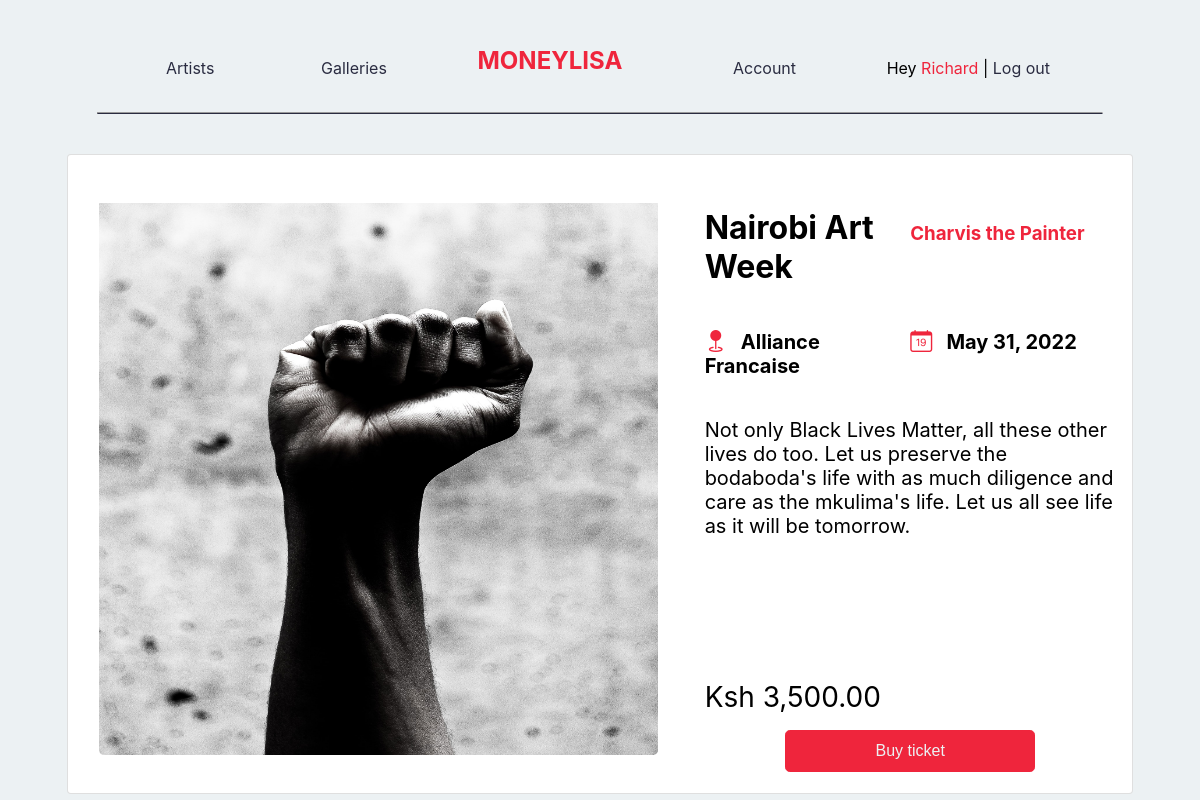
The app's page /gallery-details.php?id=18 (signed in) with its own data.
### tables this page shows
CREATE TABLE `users` (
  `id` int(11) NOT NULL,
  `name` varchar(128) NOT NULL,
  `email` varchar(255) NOT NULL,
  `password_hash` varchar(255) NOT NULL,
  `isAdmin` varchar(20) DEFAULT 'no',
  `isArtist` varchar(20) DEFAULT 'no',
  `created_at` timestamp NOT NULL DEFAULT current_timestamp()
);

CREATE TABLE `galleries` (
  `id` int(11) NOT NULL,
  `artist_id` int(11) DEFAULT NULL,
  `artist_name` varchar(128) DEFAULT NULL,
  `coverImg` varchar(255) DEFAULT NULL,
  `title` varchar(128) NOT NULL,
  `location` varchar(128) NOT NULL,
  `story` varchar(255) NOT NULL,
  `fee` int(128) NOT NULL,
  `date` datetime DEFAULT NULL,
  `created_at` timestamp NOT NULL DEFAULT current_timestamp()
);

### gallery-details.php (the view, shortened to what this page needs)
<?php
if (isset($_SESSION['user_id'])) {
    $mysqli = require __DIR__ . '/database.php';
    $sql = "SELECT * FROM users
            WHERE id = {$_SESSION['user_id']}";
    $result = $mysqli->query($sql);
    $user = $result->fetch_assoc();
} else {
    header('Location: home.php');
}
?>
<?php
$mysqli = require __DIR__ . '/database.php';
$fetch_stmt = "SELECT * FROM galleries WHERE id = {$_GET['id']}";
$result = $mysqli->query($fetch_stmt);
$gallery = $result->fetch_assoc();
?>
<!DOCTYPE html>
<html lang='en'>
<head>
    <link rel='stylesheet' href='styles/main.css'>
    <link rel='stylesheet' href='styles/utility.css'>
    <link rel='stylesheet' href='https://cdn.jsdelivr.net/npm/bootstrap-icons@1.8.1/font/bootstrap-icons.css'>
</head>
<body>
    <?php if ($user['isAdmin'] == 'yes') { ?>
        <?php include __DIR__ . '/admin-navbar.php'; ?>
    <?php } else if ($user['isArtist'] == 'yes') { ?>
        <?php include __DIR__ . '/dashboard-navbar.php'; ?>
    <?php } else { ?>
        <?php include __DIR__ . '/navbar.php'; ?>
    <?php } ?>
    <main>
        <div class='container-flex'>
            <div class='card card-tall mt-6'>
                <div class='row'>
                    <div class='col-lg-7 col-md-8 col-sm-12'>
                        <center>
                            <img src='<?= $gallery['coverImg'] ?>' style='max-height: 90vh;' alt='<?= $gallery['title'] ?>' class='card-img-lg pt-5'>
                        </center>
                    </div>
                    <div class='col-lg-5 col-md-4 col-sm-12 py-3'>
                        <div class='card-body'>
                            <div class='row'>
                                <div class='col-lg-6 col-md-5 col-sm-12'>
                                    <h1 class=''><?= $gallery['title'] ?></h1>
                                </div>
                                <div class='col-lg-6 col-md-6 col-sm-12'>
                                    <a target='_blank' href='artist-portfolio.php?id=<?= $gallery['artist_id'] ?>' class='imperial-red'>
                                        <h3 class='pt-3'><?= $gallery['artist_name'] ?></h3>
                                    </a>
                                </div>
                            </div>
                            <div class='row'>
                                <div class='col-lg-6 col-md-5 col-sm-12'>
                                    <p class='bold fs-5'>
                                        <i class='bi bi-geo-fill imperial-red' style='font-size:22px;'></i> &nbsp;
                                        <?= $gallery['location'] ?>
                                    </p>
                                </div>
                                <div class='col-lg-6 col-md-6 col-sm-12'>
                                    <p class='bold fs-5'>
                                        <i class='bi bi-calendar-date imperial-red' style='font-size:22px;'></i> &nbsp;
                                        <?php
                                        $date = date_create($gallery['date']);
                                        echo date_format($date, 'F j, Y');
                                        ?>
                                    </p>
                                </div>
                            </div>
                            <p class='card-text text-spacing fs-5'>
                                <?= $gallery['story'] ?>
                            </p>
                            <span class='card-text fs-3'>Ksh <?= number_format($gallery['fee'], 2) ?></span>
                        </div>
                        <?php if ($user['isArtist'] == 'yes') : ?>
                            <center>
                                <a class='btn btn-lg btn-imperial btn-disabled disabled' href='artist-edit-gallery.php?id=<?= $gallery['id'] ?>'>
                                    Edit gallery
                                </a>
                                Coming Soon!
                            </center>
                        <?php else : ?>
                            <center>
                                <a href='tickets.php?id=<?= $gallery['id'] ?>'>
                                    <button class='btn btn-lg btn-imperial'>
                                        Buy ticket
                                    </button>
                                </a>
                            </center>
                        <?php endif; ?>
                    </div>
                </div>
            </div>
    </main>
</body>
</html>

### navbar.php (shortened to what this page needs)
<nav class='navbar sticky-top mobile-hide'>
    <div class='container-fluid'>
        <ul class='navbar-nav'>
            <li class='nav-item'>
                <a href='artists.php' class='nav-link'>Artists</a>
            </li>
        </ul>
        <ul class='navbar-nav'>
            <li class='nav-item'>
                <a href='galleries.php' class='nav-link'>Galleries</a>
            </li>
        </ul>
        <a href='home.php' class='nav-header mr-5'>
            MONEYLISA
        </a>
        <ul class='navbar-nav'>
            <li class='nav-item'>
                <?php if (isset($user)) : ?>
                    <a href='enthusiast-art-orders.php?id=<?= $_SESSION['user_id'] ?>' class='nav-link'>
                        Account
                    </a>
                <?php else : ?>
                    <a href='signin.php' class='nav-link'>
                        Account
                    </a>
                <?php endif; ?>
            </li>
        </ul>
        <ul class='navbar-nav'>
            <li class='nav-item'>
                <?php if (isset($user)) : ?>
                    <p>
                        Hey
                        <a href='enthusiast-art-orders.php?id=<?= $_SESSION['user_id'] ?>'>
                            <?= substr($user['name'], 0, strpos($user['name'], ' ')) ?>
                        </a>
                        |
                        <a href='logout.php' class='space-cadet'>Log out</a>
                    </p>
                <?php else : ?>
                    <div class='col-lg-12'>
                        <p><a href='signin.php'>Sign In</a> or <a href='signup.php'>Sign Up</a></p>
                    </div>
                <?php endif; ?>
            </li>
        </ul>
    </div>
    <hr class='mobile-hide hr' />
</nav>

### styles/main.css (style rules this page uses)
:root { --space-cadet: #2b2d42ff; --space-cadet-light: #2b2d42ff; --manatee: #8d99aeff; --cultured: #edf2f4ff; --imperial-red: #ef233cff; --imperial-red-light: #f25f5cff; --space-cadet: hsla(235, 21%, 21%, 1); --manatee: hsla(218, 17%, 62%, 1); --cultured: hsla(197, 24%, 94%, 1); --imperial-red: hsla(353, 86%, 54%, 1); --inter: -apple-system, BlinkMacSystemFont, 'Inter', 'Segoe UI', 'Roboto', 'Oxygen', 'Ubuntu', 'Cantarell', 'Fira Sans', 'Droid Sans', 'Helvetica Neue', sans-serif; }
.navbar { position: relative; display: flex; flex-wrap: wrap; align-items: center; justify-content: space-between; padding-top: 0.5rem; padding-bottom: 0.5rem; background-color: var(--cultured); }
.sticky-top { position: -webkit-sticky; position: sticky; top: 0; z-index: 1020; }
.navbar > .container, .navbar > .container-fluid, .navbar > .container-flex { display: flex; flex-wrap: inherit; align-items: center; justify-content: space-between; }
.navbar-nav { display: flex; flex-direction: column; padding-left: 0; margin-bottom: 0; list-style: none; }
.nav-link { display: block; padding: 0.5rem 1rem; color: var(--space-cadet); text-decoration: none; transition: color 0.15s ease-in-out, background-color 0.15s ease-in-out, border-color 0.15s ease-in-out, text-decoration 0.25s ease-in-out; }
body { font-family: var(--inter); background-color: var(--cultured); }
a { color: var(--imperial-red); text-decoration: none; }
.nav-header { font-size: 1.5rem; font-weight: 700; color: var(--imperial-red); text-decoration: none solid 5px var(--space-cadet); }
.space-cadet { color: var(--space-cadet); }
.imperial-red { color: var(--imperial-red); }
.bold { font-weight: 700; }
.hr { width: 85%; border-bottom: solid 1px var(--space-cadet); }
* { box-sizing: border-box; }
.container-fluid { padding-left: 30px; padding-right: 30px; padding-top: 10px; padding-bottom: 10px; margin-right: auto; margin-left: auto; }
.container-flex { width: 100%; padding-left: 10%; padding-right: 10%; margin: auto; }
.row { --gutter-x: 1.5rem; --gutter-x: 0; display: flex; flex-wrap: wrap; margin-top: calc(-1 * var(--gutter-y)); margin-right: calc(-0.5 * var(--gutter-x)); margin-left: calc(-0.5 * var(--gutter-x)); }
.row > * { flex-shrink: 0; width: 100%; max-width: 100%; padding-right: calc(var(--gutter-x) * 0.5); padding-left: calc(var(--gutter-x) * 0.5); margin-top: var(--gutter-y); }
.btn { display: inline-block; font-weight: 400; line-height: 1.5; color: #212529; text-align: center; text-decoration: none; vertical-align: middle; cursor: select; -webkit-user-select: none; -moz-user-select: none; user-select: none; background-color: transparent; border: 1px solid transparent; padding: 0.375rem 0.75rem; font-size: 1rem; border-radius: 0.25rem; transition: color 0.15s ease-in-out, background-color 0.15s ease-in-out, border-color 0.15s ease-in-out, box-shadow 0.15s ease-in-out; }
.btn-lg { line-height: 1.5; min-width: 250px; padding: 0.5rem 1rem; font-size: 1rem; border-radius: 0.3rem; }
.btn-imperial { display: inline-block; background-color: var(--imperial-red); border: 1px solid var(--imperial-red); text-align: center; color: var(--cultured); vertical-align: middle; margin: auto; }
.card { position: relative; display: flex; flex-direction: column; min-width: 0; word-wrap: break-word; background-color: #fff; background-clip: border-box; border: 1px solid rgba(0, 0, 0, 0.125); border-radius: 0.25rem; }
.card-tall { height: 80vh !important; }
.card-body { flex: 1 1 auto; padding: 1rem 1rem; }
.card-text:last-child { margin-bottom: 0; }
.card-img-lg { width: 90%; min-height: 65vh; max-height: 75vh !important; border-radius: 0.3rem; }
.text-spacing { height: calc(30vh + 2px); }

### records on screen
users: name "Richard"
galleries: coverImg (picture), title "Nairobi Art Week", artist_name "Charvis the Painter", location "Alliance Francaise", date "May 31, 2022", story "Not only Black Lives Matter, all these other lives do too. Let us preserve the bodaboda's life with as much diligence and care as the mkulima's life. Let us all see life as it will be tomorrow.", fee "3,500.00"
